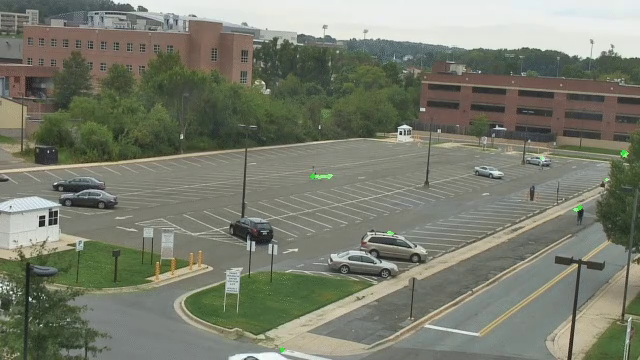
#> input picture frame 20 of Lab1/Part2/Optical Flow Sample.mp4, 640 x 360 px, given in place of video.mp4, which was not available
$ python part2_6.py
#> lines starting #> are read from the running program, lines starting #| are printed output that depends on the picture; pictures that were not available may be replaced by others from this repository, and a replacement may not be noted
import cv2 as cv
import numpy as np
import matplotlib.pyplot as plt
from scipy.spatial import distance
from skimage.util import random_noise
from skimage import filters
from skimage.morphology import disk
from mask import create_mask

def snpAmount(x):
  return x/90 + 0.3

def OpticalFlow(video_path,feature_params,lk_params,feature_update_frames,points_distance,line_length,color):

    # Open video
#> called with video_path = 'video.mp4', feature_update_frames = 25, points_distance = 0.1, line_length = 50, color = (0, 255, 0)
    cap = cv.VideoCapture(video_path)

    #Read first frame
    ret, first_frame = cap.read()
#> first_frame is the input picture: shape (360, 640, 3); mean B, G, R 110.4, 125.1, 121.6

    #Resize first frame to half size
    first_frame_rs = cv.resize(first_frame,(int(first_frame.shape[1]/2),int(first_frame.shape[0]/2)))
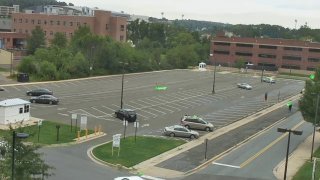
#> first_frame_rs: shape (180, 320, 3); mean B, G, R 110.6, 125.3, 121.7

    # Converts this first frame to grayscale because we only need the luminance channel for detecting edges - less computationally expensive
    prev_gray = cv.cvtColor(first_frame_rs, cv.COLOR_BGR2GRAY)
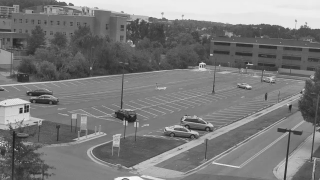
#> prev_gray: shape (180, 320); min 30, max 251, mean 122.5

    # Add s&p noise to frame and convert the result to range [0,255] instead of [0,1]
    prev_gray = (random_noise(prev_gray, mode='s&p', seed=9, amount = snpAmount(7))) * 255

    # Convert the noisy frame from type float to type uint8 (necessary for function calcOpticalFlowPyrLK)
    prev_gray = prev_gray.astype(np.uint8)

    # Create mask for features extraction and its visualisation on the first frame
    mask2D,mask3D = create_mask(first_frame_rs.copy())

    # Finds the strongest corners in the first frame by Harris/Shi-Tomasi method - we will track the optical flow for these corners
    prev = cv.goodFeaturesToTrack(prev_gray, mask = mask2D, **feature_params)

    # frame counter
    frames = 0

    #queue for masks
    mask_queue = []

    while(cap.isOpened()):

        # Increase frame counter
        frames = frames + 1

        # Read next frame
        ret, frame = cap.read()

        # Resize frame to half size
        frame_rs = cv.resize(frame,(int(frame.shape[1]/2),int(frame.shape[0]/2)))

        # Convert frame to grayscale
        gray = cv.cvtColor(frame_rs, cv.COLOR_BGR2GRAY)

        # Add s&p noise to frame and convert the result to range [0,255] instead of [0,1]
        gray = (random_noise(gray, mode='s&p', seed=9, amount = snpAmount(7))) * 255

        # Convert the noisy frame from type float to type uint8 (necessary for function calcOpticalFlowPyrLK)
        gray = gray.astype(np.uint8)

        # Calculate sparse optical flow by Lucas-Kanade method
        next, status, error = cv.calcOpticalFlowPyrLK(prev_gray, gray, prev, None, **lk_params)

        # Select good feature points for previous position
        good_old = prev[status == 1]

        # Select good feature points for next position
        good_new = next[status == 1]

        # Creates an image filled with zero intensities with the same dimensions as the frame - for later drawing purposes
        mask = np.zeros_like(first_frame_rs)

        # Apply logical "or" operation between all the masks in mask_queue
        for masks in mask_queue: mask = cv.bitwise_or(mask,masks)

        # Check the size of the mask_queue
        if len(mask_queue) > line_length: mask_queue.pop(0)

        # Creates a temporary image filled with zero intensities with the same dimensions as the frame - we will draw current optical flow on it
        mask_temp = np.zeros_like(first_frame_rs)

        # Draws the optical flow tracks
        for i, (new, old) in enumerate(zip(good_new, good_old)):

            # a, b = coordinates of new point
            a, b = new.ravel()

            # c, d = coordinates of old point
            c, d = old.ravel()

             # Draws line between new and old position with green color and 2 thickness
            if  distance.euclidean(new,old) > points_distance :

                # Draws line between new and old position with green color and 2 thickness
                mask = cv.line(mask, (a, b), (c, d), color, 2)

                # Draw the same line on the temporary mask
                mask_temp = cv.line(mask_temp, (a, b), (c, d), color, 2)

                # Draws filled circle (thickness of -1) at new position with green color and radius of 3
                frame_rs = cv.circle(frame_rs, (a, b), 2, color, -1)

        # Append the temporary mask in the mask_queue
        mask_queue.append(mask_temp)

        # Overlays the optical flow tracks on the original frame
        output = cv.add(frame_rs, mask)

        # Updates previous frame
        prev_gray = gray.copy()

        # Updates feature points
        if frames==feature_update_frames:
            prev =  cv.goodFeaturesToTrack(gray, mask = mask2D, **feature_params)
            frames=0
        else:
            prev = good_new.reshape(-1, 1, 2)

        # Opens a new window and displays the output frame
        cv.imshow("sparse optical flow", output)

        # Frames are read by intervals of 10 milliseconds. The programs breaks out of the while loop when the user presses the 'q' key
        if cv.waitKey(1) & 0xFF == ord('q'):
            break

    # The following frees up resources and closes all windows
    cap.release()
    cv.destroyAllWindows()


if __name__ == "__main__":

    # Video path
    video_path = "video.mp4"

    # Parameters for Harris/Shi-Tomasi corner detection
    feature_params = dict(maxCorners = 150, qualityLevel = 0.12, minDistance = 20, blockSize = 7, useHarrisDetector = False)

    # Parameters for Lucas-Kanade optical flow
    lk_params = dict(winSize = (15,15), maxLevel = 4, criteria = (cv.TERM_CRITERIA_EPS | cv.TERM_CRITERIA_COUNT, 10, 0.03))

    # Defines how often we update the features in the video
    feature_update_frames = 25

    # Distance between points in two successive images
    points_distance = 0.1

    # Color for the optical flow in BGR plane
    color = (0, 255, 0)

    # Defines how long we wish the optical flow lines to be
    line_length = 50

    # Call the function that
#> (the run stopped early here; a loop or call above may not have finished)

$ run again, starting later in the video
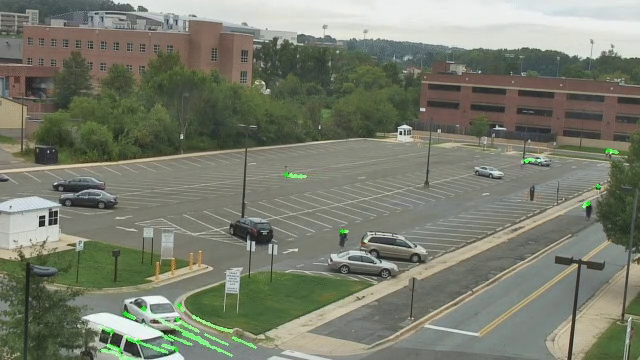
#> input picture frame 90 of Lab1/Part2/Optical Flow Sample.mp4, 640 x 360 px, given in place of video.mp4, which was not available
#> in OpticalFlow, first_frame is the input picture: shape (360, 640, 3); mean B, G, R 110.5, 125.8, 121.7
#> in OpticalFlow, `first_frame_rs = cv.resize(first_frame,(int(first_frame.shape[1]/2),in..`:
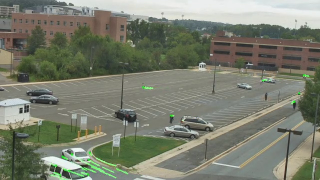
#> first_frame_rs: shape (180, 320, 3); mean B, G, R 110.6, 126, 121.8
#> in OpticalFlow, `prev_gray = cv.cvtColor(first_frame_rs, cv.COLOR_BGR2GRAY)`:
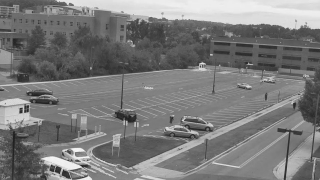
#> prev_gray: shape (180, 320); min 31, max 247, mean 122.9

$ run again, starting later in the video
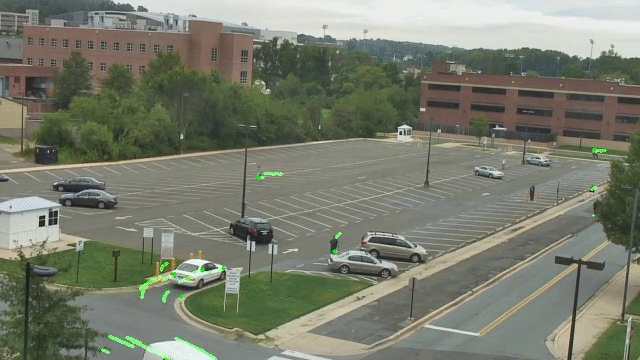
#> input picture frame 160 of Lab1/Part2/Optical Flow Sample.mp4, 640 x 360 px, given in place of video.mp4, which was not available
#> in OpticalFlow, first_frame is the input picture: shape (360, 640, 3); mean B, G, R 109.5, 124.6, 120.6
#> in OpticalFlow, `first_frame_rs = cv.resize(first_frame,(int(first_frame.shape[1]/2),in..`:
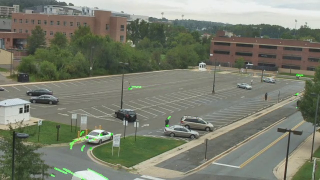
#> first_frame_rs: shape (180, 320, 3); mean B, G, R 109.7, 124.7, 120.8
#> in OpticalFlow, `prev_gray = cv.cvtColor(first_frame_rs, cv.COLOR_BGR2GRAY)`:
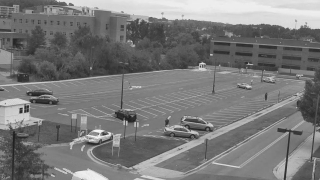
#> prev_gray: shape (180, 320); min 31, max 245, mean 121.8
